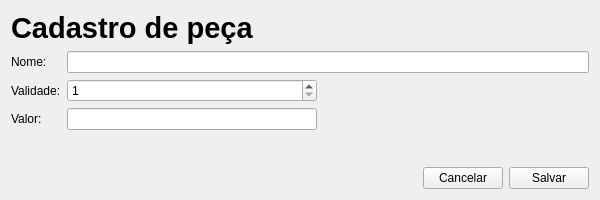
<?xml version="1.0" encoding="UTF-8"?>
<ui version="4.0">
 <class>Form</class>
 <widget class="QWidget" name="Form">
  <property name="geometry">
   <rect>
    <x>0</x>
    <y>0</y>
    <width>600</width>
    <height>200</height>
   </rect>
  </property>
  <property name="minimumSize">
   <size>
    <width>600</width>
    <height>200</height>
   </size>
  </property>
  <property name="maximumSize">
   <size>
    <width>600</width>
    <height>200</height>
   </size>
  </property>
  <property name="windowTitle">
   <string>Cadastro de peça</string>
  </property>
  <layout class="QVBoxLayout" name="verticalLayout">
   <item>
    <widget class="QLabel" name="label_4">
     <property name="sizePolicy">
      <sizepolicy hsizetype="Preferred" vsizetype="Fixed">
       <horstretch>0</horstretch>
       <verstretch>0</verstretch>
      </sizepolicy>
     </property>
     <property name="font">
      <font>
       <pointsize>22</pointsize>
       <bold>true</bold>
      </font>
     </property>
     <property name="text">
      <string>Cadastro de peça</string>
     </property>
    </widget>
   </item>
   <item>
    <layout class="QFormLayout" name="formLayout">
     <item row="0" column="0">
      <widget class="QLabel" name="label">
       <property name="text">
        <string>Nome:</string>
       </property>
      </widget>
     </item>
     <item row="1" column="0">
      <widget class="QLabel" name="label_2">
       <property name="text">
        <string>Validade:</string>
       </property>
      </widget>
     </item>
     <item row="2" column="0">
      <widget class="QLabel" name="label_3">
       <property name="text">
        <string>Valor:</string>
       </property>
      </widget>
     </item>
     <item row="0" column="1">
      <widget class="QLineEdit" name="nome"/>
     </item>
     <item row="1" column="1">
      <widget class="QSpinBox" name="validade">
       <property name="sizePolicy">
        <sizepolicy hsizetype="Fixed" vsizetype="Fixed">
         <horstretch>0</horstretch>
         <verstretch>0</verstretch>
        </sizepolicy>
       </property>
       <property name="minimumSize">
        <size>
         <width>250</width>
         <height>0</height>
        </size>
       </property>
       <property name="suffix">
        <string/>
       </property>
       <property name="prefix">
        <string/>
       </property>
       <property name="minimum">
        <number>1</number>
       </property>
      </widget>
     </item>
     <item row="2" column="1">
      <widget class="QLineEdit" name="valor">
       <property name="sizePolicy">
        <sizepolicy hsizetype="Fixed" vsizetype="Fixed">
         <horstretch>0</horstretch>
         <verstretch>0</verstretch>
        </sizepolicy>
       </property>
       <property name="minimumSize">
        <size>
         <width>250</width>
         <height>0</height>
        </size>
       </property>
      </widget>
     </item>
    </layout>
   </item>
   <item>
    <layout class="QHBoxLayout" name="horizontalLayout">
     <item>
      <spacer name="horizontalSpacer">
       <property name="orientation">
        <enum>Qt::Horizontal</enum>
       </property>
       <property name="sizeHint" stdset="0">
        <size>
         <width>40</width>
         <height>20</height>
        </size>
       </property>
      </spacer>
     </item>
     <item>
      <widget class="QPushButton" name="cancelar_btn">
       <property name="text">
        <string>Cancelar</string>
       </property>
      </widget>
     </item>
     <item>
      <widget class="QPushButton" name="salvar_btn">
       <property name="text">
        <string>Salvar</string>
       </property>
      </widget>
     </item>
    </layout>
   </item>
  </layout>
 </widget>
 <resources/>
 <connections/>
</ui>
